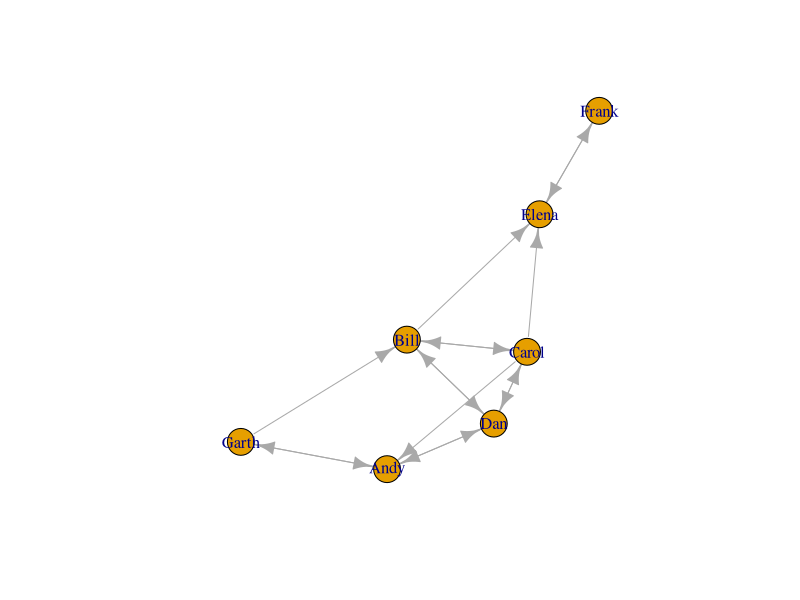

Write the R code that produced this figure.
#1.	a network as a sociogram (or "network graph")
library(igraph)
ng=graph.formula(Andy++Garth,Garth-+Bill,Bill-
                    +Elena,Elena++Frank,Carol-+Andy,Carol-
                    +Elena,Carol++Dan,Carol++Bill,Dan++Andy,Dan++Bill)
plot(ng)
#2.	a network as a matrix
get.adjacency(ng)
#3.	a network as an edge list.
E(ng)
get.adjedgelist(ng,mode="in")

